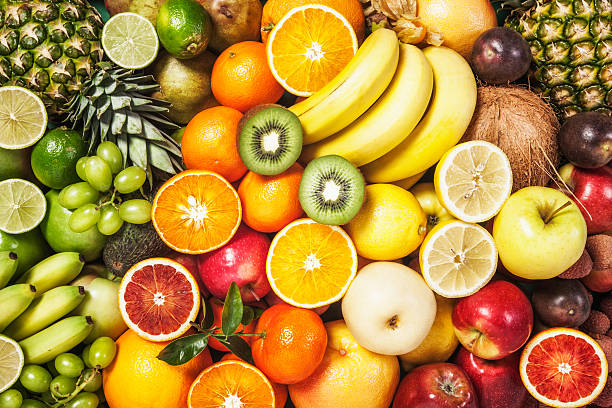
#> input picture image.jpg, 612 x 408 px
$ jupyter execute Assignment1.ipynb
#> lines starting #> are read from the running program, lines starting #| are printed output that depends on the picture
# Assignment: Logical Operations on a Color Image Using a Matrix Mask

## Objective
To apply pixel-wise logical operations between a color image and a secondary matrix mask.
This simulates real-life tasks like highlighting regions, protecting parts of an image, or creating simple visual effects.

---

## Real-Life Scenario
You are working on a **product advertisement image**.
You need to **highlight a specific region** (e.g., the product area) while **dimming the background**.
You will use a manually defined matrix as a logical mask and apply **logical operations** to achieve this.

---

## Tasks

### 1️ Image Selection
- Load any **color image** (e.g., a fruit, a logo, or an object).

---

### 2️ Matrix Creation
- Define a **3×3** or **5×5** matrix that acts as a logical mask.
- Expand this matrix over the image to form a mask.

#### Example 5×5 Mask (values are in 0 and 255):

[cell 1]
mask = [[255, 255, 255, 0, 0],
[255, 255, 255, 0, 0],
[255, 255, 255, 0, 0],
[0, 0, 0, 0, 0],
[0, 0, 0, 0, 0]]

This mask covers only the **top-left region** of the image when repeated.

---

### 3️ Logical Operations
Apply the following operations between the **image** and the **expanded mask**:

- **AND** → Keeps only the highlighted region.
- **OR** → Brightens or reveals the masked area.
- **XOR** → Shows non-overlapping pixels.
- **NOT** → Inverts the image colors.

---

### 4️ Display Results
Show the following images side by side in subplots:
- Original Image
- Mask
- Result of `AND` operation
- Result of `OR` operation
- Result of `XOR` operation
- Result of `NOT` operation

---

### 5️ Observation
Write **one line** explaining what each logical operation does to the image.

[cell 2]
import cv2
import numpy as np
import pandas as pd
import matplotlib.pyplot as plt

[cell 3]
img = cv2.imread("image.jpg")
#> img is the input picture: shape (408, 612, 3); mean B, G, R 60, 138.3, 181.2
img = cv2.cvtColor(img, cv2.COLOR_BGR2RGB)   # Convert BGR → RGB

[cell 4]
rows, cols, _ = img.shape
#> rows = 408; cols = 612

mask = np.zeros((rows, cols), dtype=np.uint8)
mask[0:rows//2, 0:cols//2] = 255      # top-left region becomes white (255)
mask_3 = cv2.merge([mask, mask, mask])

[cell 5]
and_result = cv2.bitwise_and(img, mask_3)
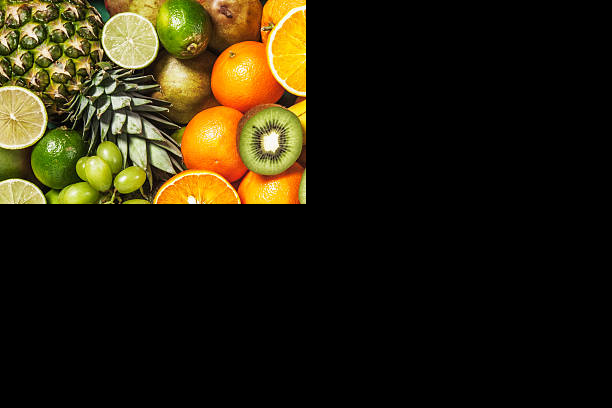
#> and_result: shape (408, 612, 3); mean R, G, B 39.3, 32.8, 12.7
or_result = cv2.bitwise_or(img, mask_3)
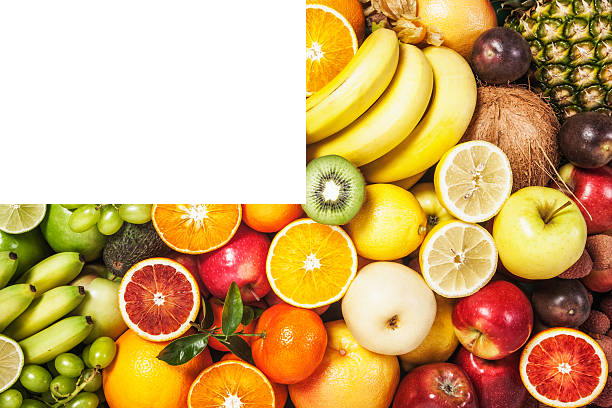
#> or_result: shape (408, 612, 3); mean R, G, B 205.7, 169.2, 111.1
xor_result = cv2.bitwise_xor(img, mask_3)
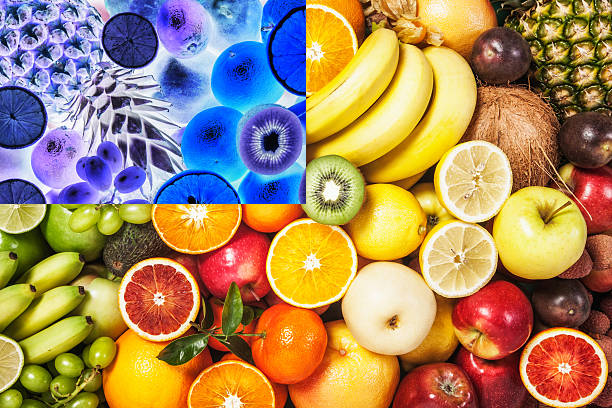
#> xor_result: shape (408, 612, 3); mean R, G, B 166.4, 136.4, 98.4
not_result = cv2.bitwise_not(img)
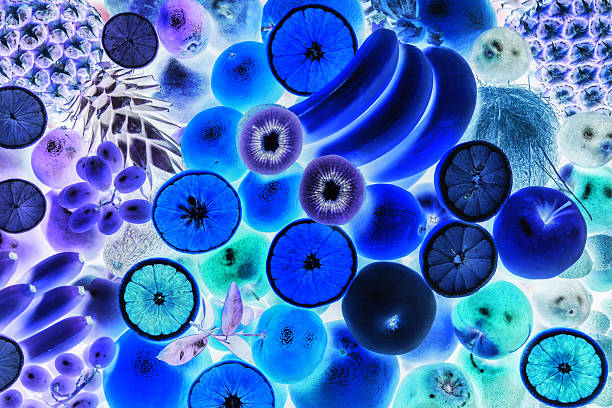
#> not_result: shape (408, 612, 3); mean R, G, B 73.8, 116.7, 195

[cell 6]
plt.figure(figsize=(12, 10))

plt.subplot(3, 2, 1)
plt.imshow(img)
plt.title("Original Image")
plt.axis("off")

plt.subplot(3, 2, 2)
plt.imshow(mask, cmap="gray")
plt.title("Mask")
plt.axis("off")

plt.subplot(3, 2, 3)
plt.imshow(and_result)
plt.title("Logical AND")
plt.axis("off")

plt.subplot(3, 2, 4)
plt.imshow(or_result)
plt.title("Logical OR")
plt.axis("off")

plt.subplot(3, 2, 5)
plt.imshow(xor_result)
plt.title("Logical XOR")
plt.axis("off")

plt.subplot(3, 2, 6)
plt.imshow(not_result)
plt.title("Logical NOT")
plt.axis("off")

plt.show()
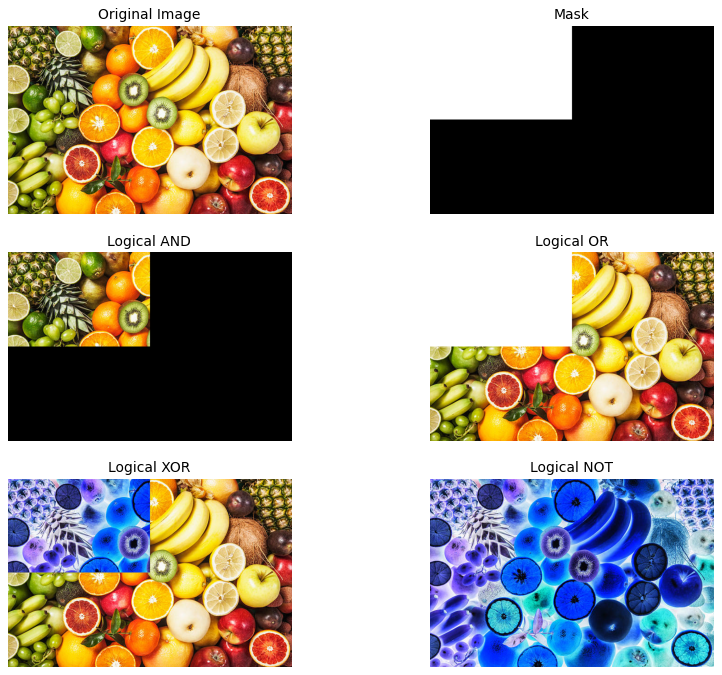
#> figure drawn by matplotlib, 6 panels
